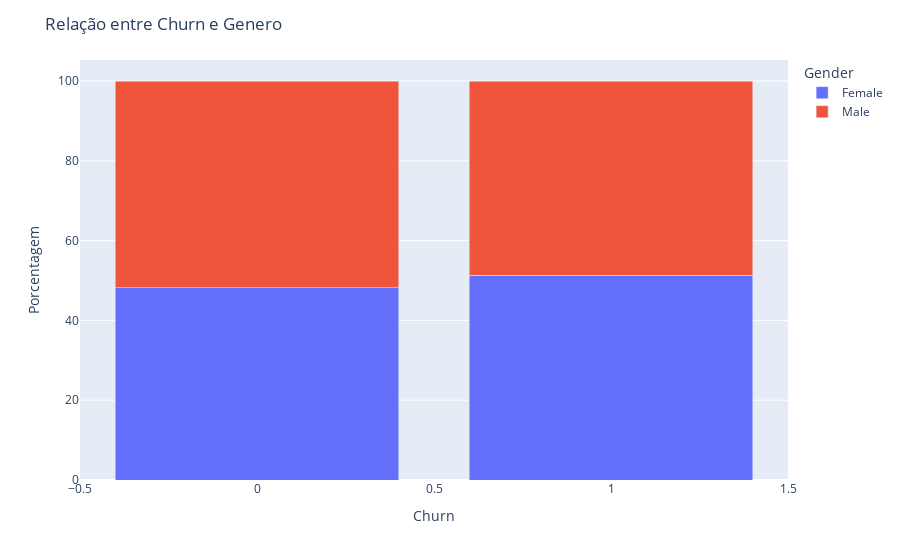
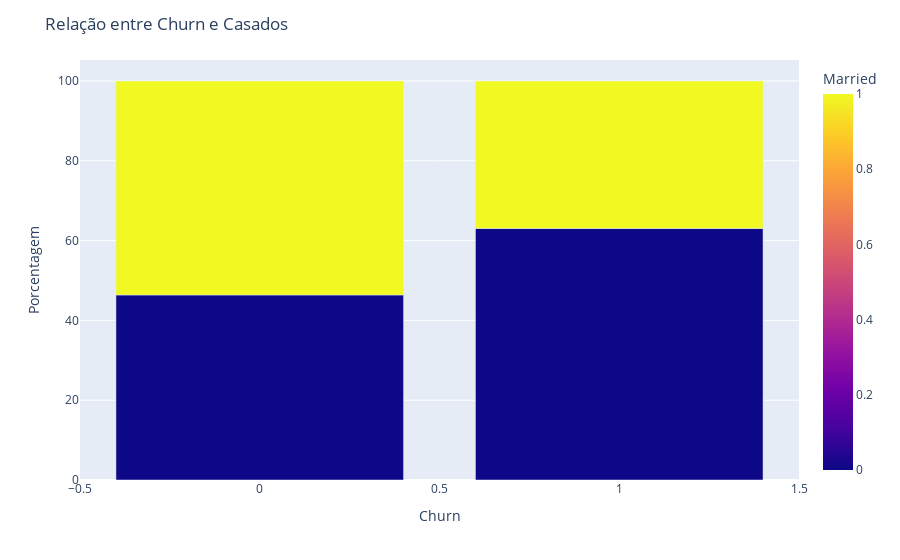
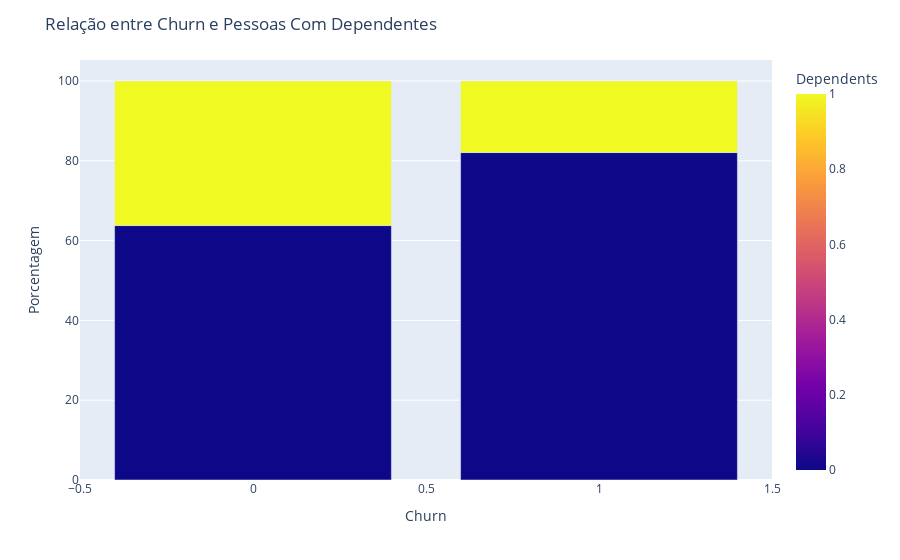
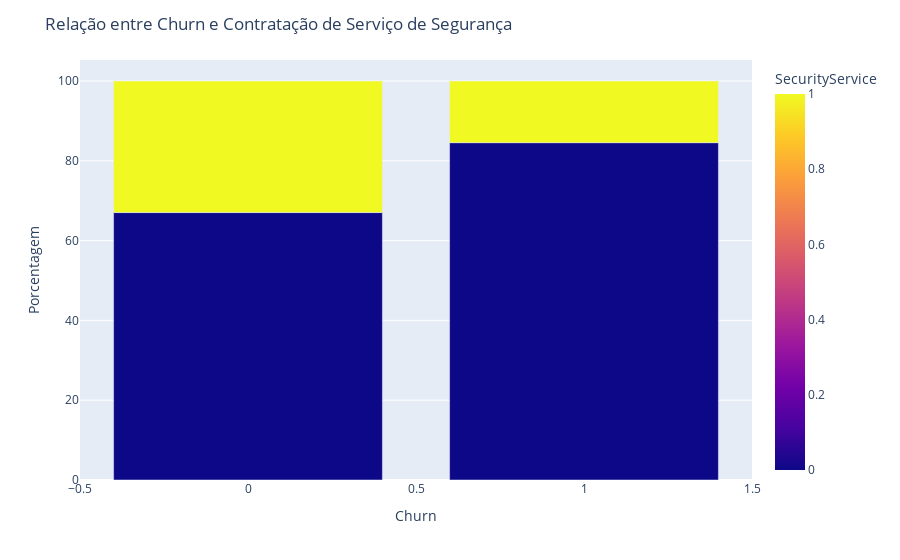

These figures' notebook cell, in order:
### Markdown cell above
# Colunas binárias (booleanas)

### Code cell
print('Genero\n')

df_grouped = df.groupby(['Churn', 'Gender']).size().reset_index(name='count')
total_por_churn = df_grouped.groupby('Churn')['count'].transform('sum')
df_grouped['percent'] = (df_grouped['count'] / total_por_churn) * 100


fig = px.bar(df_grouped, x='Churn', y='percent', color='Gender', barmode='stack',
             labels={'Churn': 'Churn', 'percent': 'Porcentagem'})

fig.update_layout(title='Relação entre Churn e Genero',
                  yaxis_title='Porcentagem')
fig.show()

print('\nCasado\n')

df_grouped = df.groupby(['Churn', 'Married']).size().reset_index(name='count')
total_por_churn = df_grouped.groupby('Churn')['count'].transform('sum')
df_grouped['percent'] = (df_grouped['count'] / total_por_churn) * 100


fig = px.bar(df_grouped, x='Churn', y='percent', color='Married', barmode='stack',
             labels={'Churn': 'Churn', 'percent': 'Porcentagem'})

fig.update_layout(title='Relação entre Churn e Casados',
                  yaxis_title='Porcentagem')
fig.show()

print('\nDependentes\n')

df_grouped = df.groupby(['Churn', 'Dependents']).size().reset_index(name='count')
total_por_churn = df_grouped.groupby('Churn')['count'].transform('sum')
df_grouped['percent'] = (df_grouped['count'] / total_por_churn) * 100


fig = px.bar(df_grouped, x='Churn', y='percent', color='Dependents', barmode='stack',
             labels={'Churn': 'Churn', 'percent': 'Porcentagem'})

fig.update_layout(title='Relação entre Churn e Pessoas Com Dependentes',
                  yaxis_title='Porcentagem')
fig.show()

print('\nServiço de Segurança\n')

df_grouped = df.groupby(['Churn', 'SecurityService']).size().reset_index(name='count')
total_por_churn = df_grouped.groupby('Churn')['count'].transform('sum')
df_grouped['percent'] = (df_grouped['count'] / total_por_churn) * 100


fig = px.bar(df_grouped, x='Churn', y='percent', color='SecurityService', barmode='stack',
             labels={'Churn': 'Churn', 'percent': 'Porcentagem'})

fig.update_layout(title='Relação entre Churn e Contratação de Serviço de Segurança',
                  yaxis_title='Porcentagem')
fig.show()

print('\nStreaming de TV\n')

df_grouped = df.groupby(['Churn', 'StreamingTV']).size().reset_index(name='count')
total_por_churn = df_grouped.groupby('Churn')['count'].transform('sum')
df_grouped['percent'] = (df_grouped['count'] / total_por_churn) * 100


fig = px.bar(df_grouped, x='Churn', y='percent', color='StreamingTV', barmode='stack',
             labels={'Churn': 'Churn', 'percent': 'Porcentagem'})

fig.update_layout(title='Relação entre Churn e Contratação de Streaming',
                  yaxis_title='Porcentagem')
fig.show()

### Figure 1 — Plotly figure (JSON) as saved in the notebook; plotly's stock layout.template omitted (floating-point values rounded to 4 significant figures)
{"data": [{"hovertemplate": "Gender=Female<br>Churn=%{x}<br>Porcentagem=%{y}<extra></extra>", "legendgroup": "Female", "marker": {"color": "#636efa", "pattern": {"shape": ""}}, "name": "Female", "orientation": "v", "showlegend": true, "textposition": "auto", "type": "bar", "x": [0, 1], "xaxis": "x", "y": [48.18, 51.31], "yaxis": "y"}, {"hovertemplate": "Gender=Male<br>Churn=%{x}<br>Porcentagem=%{y}<extra></extra>", "legendgroup": "Male", "marker": {"color": "#EF553B", "pattern": {"shape": ""}}, "name": "Male", "orientation": "v", "showlegend": true, "textposition": "auto", "type": "bar", "x": [0, 1], "xaxis": "x", "y": [51.82, 48.69], "yaxis": "y"}], "layout": {"barmode": "stack", "legend": {"title": {"text": "Gender"}, "tracegroupgap": 0}, "margin": {"t": 60}, "title": {"text": "Relação entre Churn e Genero"}, "xaxis": {"anchor": "y", "domain": [0, 1], "title": {"text": "Churn"}}, "yaxis": {"anchor": "x", "domain": [0, 1], "title": {"text": "Porcentagem"}}}}

### Figure 2 — Plotly figure (JSON) as saved in the notebook; plotly's stock layout.template omitted (floating-point values rounded to 4 significant figures)
{"data": [{"hovertemplate": "Churn=%{x}<br>Porcentagem=%{y}<br>Married=%{marker.color}<extra></extra>", "legendgroup": "", "marker": {"color": [0, 1, 0, 1], "coloraxis": "coloraxis", "pattern": {"shape": ""}}, "name": "", "orientation": "v", "showlegend": false, "textposition": "auto", "type": "bar", "x": [0, 0, 1, 1], "xaxis": "x", "y": [46.39, 53.61, 63.06, 36.94], "yaxis": "y"}], "layout": {"barmode": "stack", "coloraxis": {"colorbar": {"title": {"text": "Married"}}, "colorscale": [[0, "#0d0887"], [0.1111, "#46039f"], [0.2222, "#7201a8"], [0.3333, "#9c179e"], [0.4444, "#bd3786"], [0.5556, "#d8576b"], [0.6667, "#ed7953"], [0.7778, "#fb9f3a"], [0.8889, "#fdca26"], [1, "#f0f921"]]}, "legend": {"tracegroupgap": 0}, "margin": {"t": 60}, "title": {"text": "Relação entre Churn e Casados"}, "xaxis": {"anchor": "y", "domain": [0, 1], "title": {"text": "Churn"}}, "yaxis": {"anchor": "x", "domain": [0, 1], "title": {"text": "Porcentagem"}}}}

### Figure 3 — Plotly figure (JSON) as saved in the notebook; plotly's stock layout.template omitted (floating-point values rounded to 4 significant figures)
{"data": [{"hovertemplate": "Churn=%{x}<br>Porcentagem=%{y}<br>Dependents=%{marker.color}<extra></extra>", "legendgroup": "", "marker": {"color": [0, 1, 0, 1], "coloraxis": "coloraxis", "pattern": {"shape": ""}}, "name": "", "orientation": "v", "showlegend": false, "textposition": "auto", "type": "bar", "x": [0, 0, 1, 1], "xaxis": "x", "y": [63.77, 36.23, 82.07, 17.93], "yaxis": "y"}], "layout": {"barmode": "stack", "coloraxis": {"colorbar": {"title": {"text": "Dependents"}}, "colorscale": [[0, "#0d0887"], [0.1111, "#46039f"], [0.2222, "#7201a8"], [0.3333, "#9c179e"], [0.4444, "#bd3786"], [0.5556, "#d8576b"], [0.6667, "#ed7953"], [0.7778, "#fb9f3a"], [0.8889, "#fdca26"], [1, "#f0f921"]]}, "legend": {"tracegroupgap": 0}, "margin": {"t": 60}, "title": {"text": "Relação entre Churn e Pessoas Com Dependentes"}, "xaxis": {"anchor": "y", "domain": [0, 1], "title": {"text": "Churn"}}, "yaxis": {"anchor": "x", "domain": [0, 1], "title": {"text": "Porcentagem"}}}}

### Figure 4 — Plotly figure (JSON) as saved in the notebook; plotly's stock layout.template omitted (floating-point values rounded to 4 significant figures)
{"data": [{"hovertemplate": "Churn=%{x}<br>Porcentagem=%{y}<br>SecurityService=%{marker.color}<extra></extra>", "legendgroup": "", "marker": {"color": [0, 1, 0, 1], "coloraxis": "coloraxis", "pattern": {"shape": ""}}, "name": "", "orientation": "v", "showlegend": false, "textposition": "auto", "type": "bar", "x": [0, 0, 1, 1], "xaxis": "x", "y": [67.03, 32.97, 84.54, 15.46], "yaxis": "y"}], "layout": {"barmode": "stack", "coloraxis": {"colorbar": {"title": {"text": "SecurityService"}}, "colorscale": [[0, "#0d0887"], [0.1111, "#46039f"], [0.2222, "#7201a8"], [0.3333, "#9c179e"], [0.4444, "#bd3786"], [0.5556, "#d8576b"], [0.6667, "#ed7953"], [0.7778, "#fb9f3a"], [0.8889, "#fdca26"], [1, "#f0f921"]]}, "legend": {"tracegroupgap": 0}, "margin": {"t": 60}, "title": {"text": "Relação entre Churn e Contratação de Serviço de Segurança"}, "xaxis": {"anchor": "y", "domain": [0, 1], "title": {"text": "Churn"}}, "yaxis": {"anchor": "x", "domain": [0, 1], "title": {"text": "Porcentagem"}}}}
